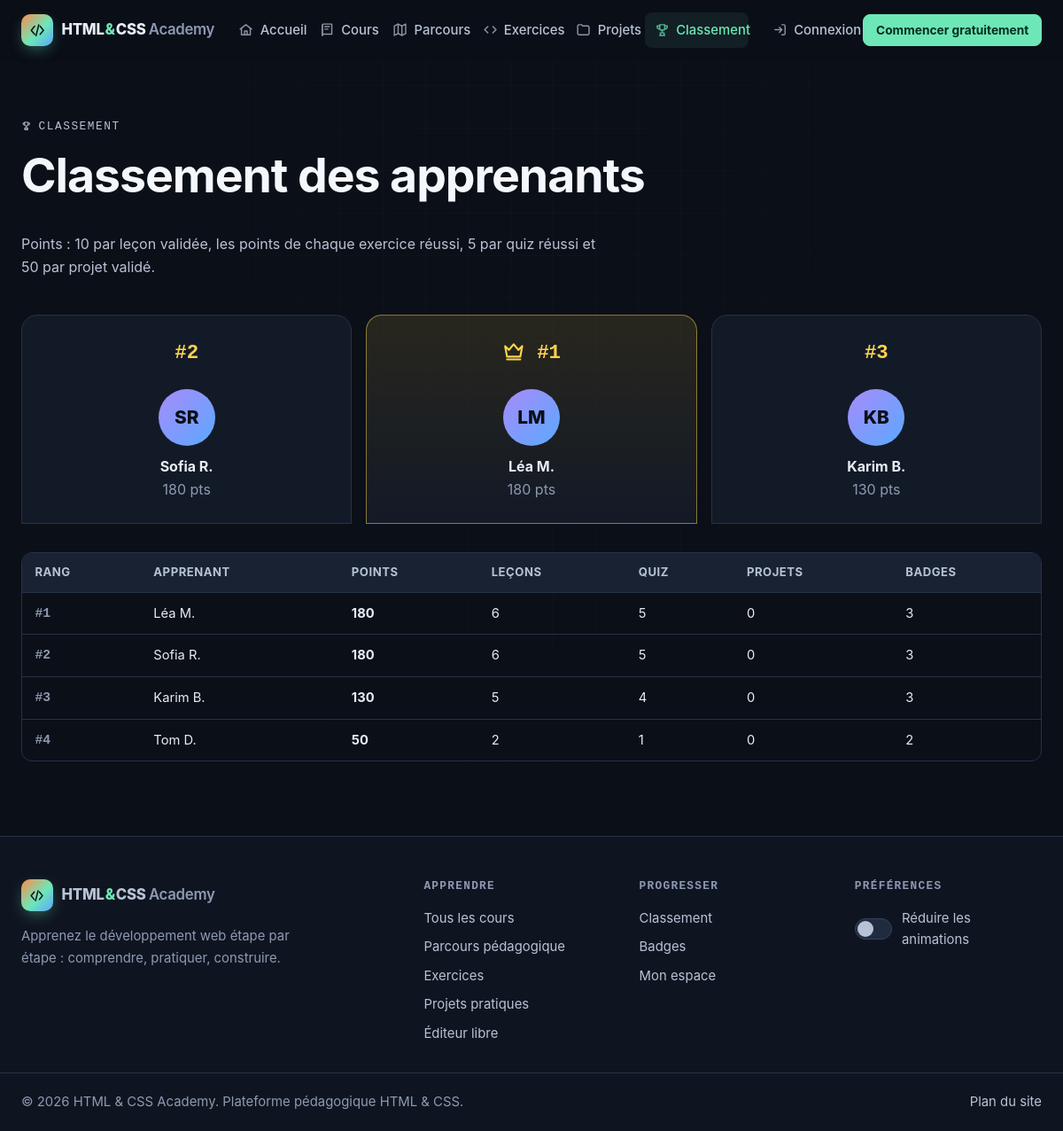
Page /classement on the earlier database version.
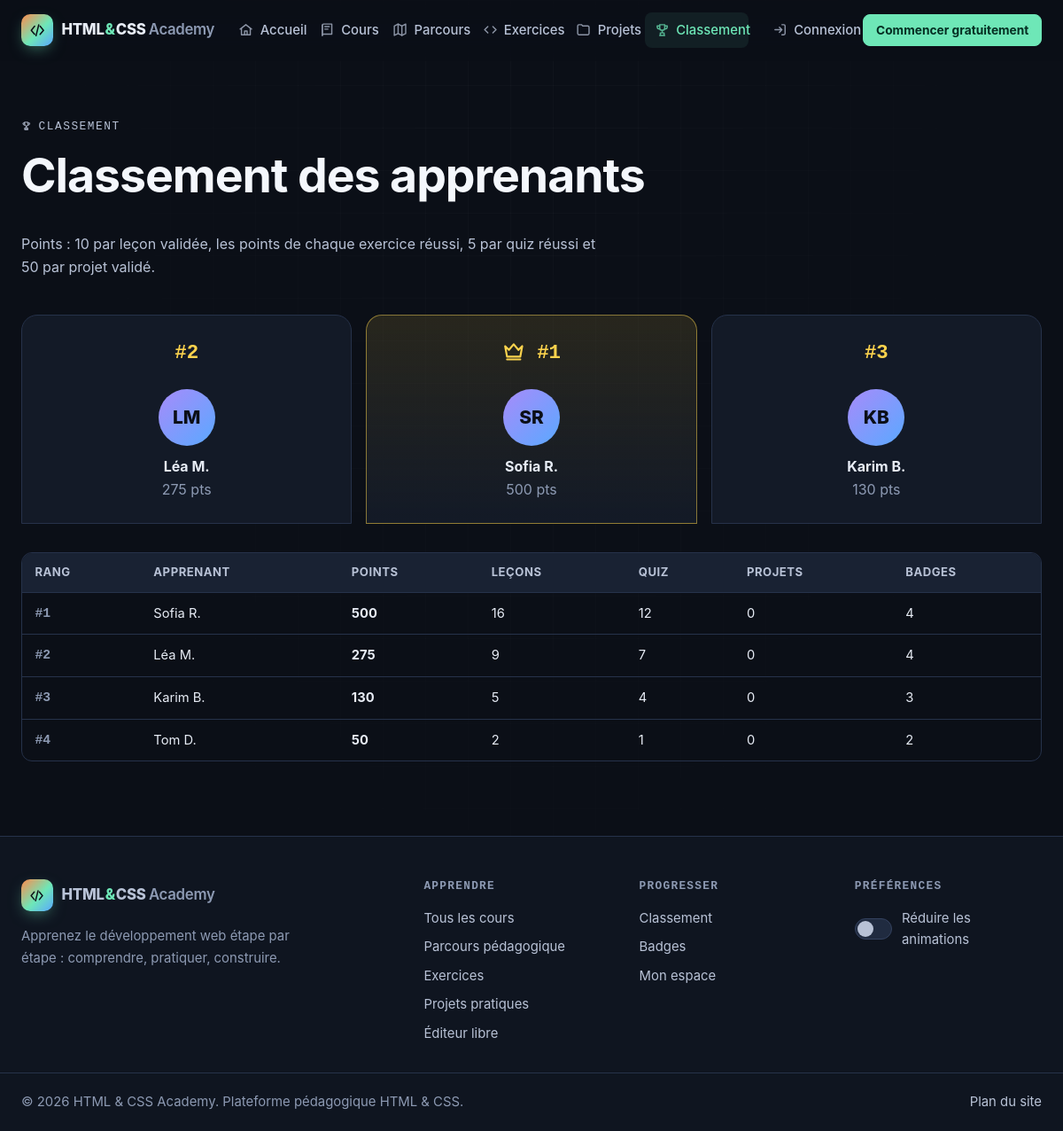
Same page on the later database version.
### tables this page shows
CREATE TABLE users (
  id               INT UNSIGNED NOT NULL AUTO_INCREMENT,
  first_name       VARCHAR(60)  NOT NULL,
  last_name        VARCHAR(60)  NOT NULL,
  email            VARCHAR(190) NOT NULL,
  password_hash    VARCHAR(255) NOT NULL,
  role             ENUM('student','admin') NOT NULL DEFAULT 'student',
  is_active        TINYINT(1)   NOT NULL DEFAULT 1,
  bio              VARCHAR(500) NULL,
  last_login_at    DATETIME     NULL,
  last_activity_at DATETIME     NULL,
  created_at       DATETIME     NOT NULL DEFAULT CURRENT_TIMESTAMP,
  updated_at       DATETIME     NOT NULL DEFAULT CURRENT_TIMESTAMP ON UPDATE CURRENT_TIMESTAMP,
  PRIMARY KEY (id),
  UNIQUE KEY uq_users_email (email),
  KEY idx_users_role (role),
  KEY idx_users_created (created_at)
);

### includes/bootstrap.php (called while the page is built, shortened)
<?php
spl_autoload_register(static function (string $class): void {
    $file = ROOT_PATH . '/includes/classes/' . basename(str_replace('\\', '/', $class)) . '.php';
});
require ROOT_PATH . '/includes/functions.php';
require ROOT_PATH . '/includes/auth.php';

### config/database.php (called while the page is built, shortened)
<?php
$env = static fn (string $key, $default = null) => ($v = getenv($key)) !== false ? $v : $default;
$database = [
    'host'     => $env('DB_HOST', '127.0.0.1'),
    'port'     => (int) $env('DB_PORT', 3306),
    'socket'   => $env('DB_SOCKET', ''),
    'name'     => $env('DB_NAME', 'html_css_academy'),
    'user'     => $env('DB_USER', 'root'),
    'pass'     => $env('DB_PASS', ''),
    'charset'  => 'utf8mb4',
];
$local = __DIR__ . '/local.php';
return $database;

### includes/classes/Database.php (called while the page is built, shortened)
<?php
final class Database
{
    private static ?PDO $pdo = null;
    public static function connection(): PDO
    {
        if (self::$pdo === null) {
            $cfg = require ROOT_PATH . '/config/database.php';
            $dsn = $cfg['socket'] !== ''
                ? sprintf('mysql:unix_socket=%s;dbname=%s;charset=%s', $cfg['socket'], $cfg['name'], $cfg['charset'])
                : sprintf('mysql:host=%s;port=%d;dbname=%s;charset=%s', $cfg['host'], $cfg['port'], $cfg['name'], $cfg['charset']);
            self::$pdo = new PDO($dsn, $cfg['user'], $cfg['pass'], [
                PDO::ATTR_ERRMODE            => PDO::ERRMODE_EXCEPTION,
                PDO::ATTR_DEFAULT_FETCH_MODE => PDO::FETCH_ASSOC,
                PDO::ATTR_EMULATE_PREPARES   => false,
                PDO::ATTR_STRINGIFY_FETCHES  => false,
            ]);
            self::$pdo->exec("SET time_zone = '" . (new DateTime())->format('P') . "'");
        }
        return self::$pdo;
    }
    public static function run(string $sql, array $params = []): PDOStatement
    {
        $stmt = self::connection()->prepare($sql);
        $stmt->execute($params);
        return $stmt;
    }
    public static function fetchAll(string $sql, array $params = []): array
    {
        return self::run($sql, $params)->fetchAll();
    }
}

### includes/classes/UserModel.php (called while the page is built, shortened)
<?php
final class UserModel
{
    public static function leaderboard(int $limit = 50): array
    {
        return Database::fetchAll(
            "SELECT u.id, u.first_name, u.last_name,
                    COALESCE(l.cnt, 0) AS lessons,
                    COALESCE(x.pts, 0) AS exercise_points,
                    COALESCE(q.cnt, 0) AS quizzes,
                    COALESCE(pr.cnt, 0) AS projects,
                    COALESCE(b.cnt, 0) AS badges,
                    COALESCE(l.cnt, 0) * 10 + COALESCE(x.pts, 0) + COALESCE(q.cnt, 0) * 5 + COALESCE(pr.cnt, 0) * 50 AS points
             FROM users u
             LEFT JOIN (SELECT user_id, COUNT(*) cnt FROM user_progress WHERE status = 'completed' GROUP BY user_id) l ON l.user_id = u.id
             LEFT JOIN (SELECT a.user_id, SUM(e.points) pts
                        FROM (SELECT DISTINCT user_id, exercise_id FROM exercise_attempts WHERE is_correct = 1) a
                        JOIN exercises e ON e.id = a.exercise_id GROUP BY a.user_id) x ON x.user_id = u.id
             LEFT JOIN (SELECT user_id, COUNT(DISTINCT lesson_id) cnt FROM quiz_results WHERE passed = 1 GROUP BY user_id) q ON q.user_id = u.id
             LEFT JOIN (SELECT user_id, COUNT(*) cnt FROM project_submissions WHERE status IN ('validated','approved') GROUP BY user_id) pr ON pr.user_id = u.id
             LEFT JOIN (SELECT user_id, COUNT(*) cnt FROM user_badges GROUP BY user_id) b ON b.user_id = u.id
             WHERE u.is_active = 1 AND u.role = 'student'
             HAVING points > 0
             ORDER BY points DESC, badges DESC, u.id ASC
             LIMIT " . (int) $limit
        );
    }
}

### includes/auth.php (called while the page is built, shortened)
<?php
function current_user(): ?array
{
    static $cache = false;
    if ($cache !== false) {
        return $cache;
    }
    $id = $_SESSION['user_id'] ?? null;
    if (!$id) {
        return $cache = null;
    }
    $user = UserModel::find((int) $id);
    return $cache = $user;
}
function user_id(): ?int
{
    $u = current_user();
    return $u ? (int) $u['id'] : null;
}

### leaderboard.php (the view, shortened to what the changed rows need)
<?php
require __DIR__ . '/includes/bootstrap.php';
$rows = UserModel::leaderboard(50);
$me = user_id();
$podium = array_slice($rows, 0, 3);
$display = static fn (array $r) => $r['first_name'] . ' ' . mb_substr($r['last_name'], 0, 1) . '.';
$activeNav = 'leaderboard';
require ROOT_PATH . '/includes/header.php';
?>
<header class="page-head container">
  <h1>Classement des apprenants</h1>
</header>
<div class="container">
  <?php if (!$rows): ?>
    <p class="empty"><?= icon('trophy') ?><br>Le classement est encore vide : soyez le premier à marquer des points !</p>
  <?php else: ?>
    <div class="podium" aria-label="Podium">
      <?php foreach ($podium as $i => $r): ?>
        <div class="podium__step podium__step--<?= $i + 1 ?> reveal">
          <p class="podium__rank"><?= $i === 0 ? icon('crown') : '' ?> #<?= $i + 1 ?></p>
          <span class="avatar avatar--lg" style="margin:0 auto .6rem" aria-hidden="true"><?= e(initials($r['first_name'], $r['last_name'])) ?></span>
          <p style="font-weight:750;margin:0"><?= e($display($r)) ?></p>
          <p class="muted" style="margin:0"><?= (int) $r['points'] ?> pts</p>
        </div>
      <?php endforeach; ?>
    </div>
    <div class="table-wrap">
      <table class="table">
        <thead><tr><th scope="col">Rang</th><th scope="col">Apprenant</th><th scope="col">Points</th><th scope="col">Leçons</th><th scope="col">Quiz</th><th scope="col">Projets</th><th scope="col">Badges</th></tr></thead>
        <tbody>
          <?php foreach ($rows as $i => $r): ?>
            <tr class="<?= (int) $r['id'] === $me ? 'is-me' : '' ?>">
              <td class="rank-cell">#<?= $i + 1 ?></td>
              <td><?= e($display($r)) ?><?= (int) $r['id'] === $me ? ' <span class="tag tag--success">Vous</span>' : '' ?></td>
              <td><strong><?= (int) $r['points'] ?></strong></td>
              <td><?= (int) $r['lessons'] ?></td>
              <td><?= (int) $r['quizzes'] ?></td>
              <td><?= (int) $r['projects'] ?></td>
              <td><?= (int) $r['badges'] ?></td>
            </tr>
          <?php endforeach; ?>
        </tbody>
      </table>
    </div>
  <?php endif; ?>
</div>
<?php require ROOT_PATH . '/includes/footer.php'; ?>

### includes/navbar.php (shortened to what the changed rows need)
<?php
$activeNav ??= '';
$navItems = [
    'home'        => ['Accueil', route('home'), 'home'],
    'courses'     => ['Cours', route('courses'), 'book'],
    'path'        => ['Parcours', route('path'), 'map'],
    'exercises'   => ['Exercices', route('exercises'), 'code'],
    'projects'    => ['Projets', route('projects'), 'folder'],
    'leaderboard' => ['Classement', route('leaderboard'), 'trophy'],
];
?>
<header class="site-header" data-header>
  <div class="container site-header__inner">
      <span class="brand__mark"><?= icon('logo') ?></span>
    <nav class="main-nav" id="main-nav" aria-label="Navigation principale" data-nav>
      <ul class="main-nav__list">
        <?php foreach ($navItems as $key => [$label, $href, $ico]): ?>
          <li><a class="main-nav__link<?= $activeNav === $key ? ' is-active' : '' ?>" href="<?= e($href) ?>"<?= $activeNav === $key ? ' aria-current="page"' : '' ?>><?= icon($ico) ?><span><?= e($label) ?></span></a></li>
        <?php endforeach; ?>
      </ul>
    </nav>
  </div>
</header>

### includes/functions.php (shortened to what the changed rows need)
<?php
function e($value): string
{
    return htmlspecialchars((string) $value, ENT_QUOTES | ENT_SUBSTITUTE, 'UTF-8');
}
function base_path(): string
{
    static $base = null;
    if ($base !== null) {
        return $base;
    }
    $docRoot = realpath($_SERVER['DOCUMENT_ROOT'] ?? '') ?: '';
    $root = realpath(ROOT_PATH) ?: ROOT_PATH;
    if ($docRoot !== '' && str_starts_with($root, $docRoot)) {
        return $base = rtrim(str_replace('\\', '/', substr($root, strlen($docRoot))), '/');
    }
    return $base = '';
}
function url(string $path = ''): string
{
    return base_path() . '/' . ltrim($path, '/');
}
function initials(string $first, string $last): string
{
    return mb_strtoupper(mb_substr($first, 0, 1) . mb_substr($last, 0, 1));
}
function icon(string $name, string $class = 'icon'): string
{
    return sprintf(
        '<svg class="%s" aria-hidden="true" focusable="false"><use href="%s#%s"></use></svg>',
        e($class),
        e(url('assets/icons/sprite.svg')),
        e($name)
    );
}

Differences in the rows shown:
changed users "SR": points "180" → "500"; lessons "6" → "16"; quizzes "5" → "12"; badges "3" → "4"; moves up the list
changed users "LM": points "180" → "275"; lessons "6" → "9"; quizzes "5" → "7"; badges "3" → "4"
